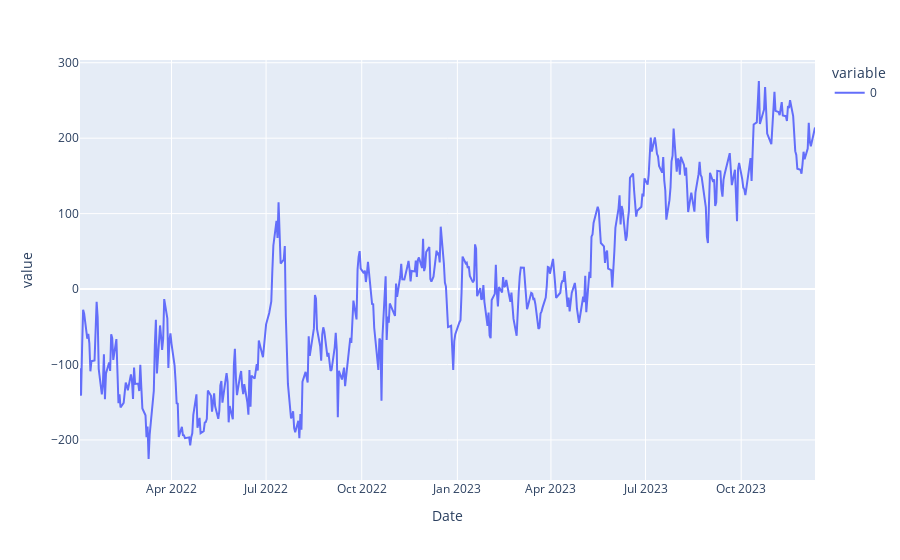
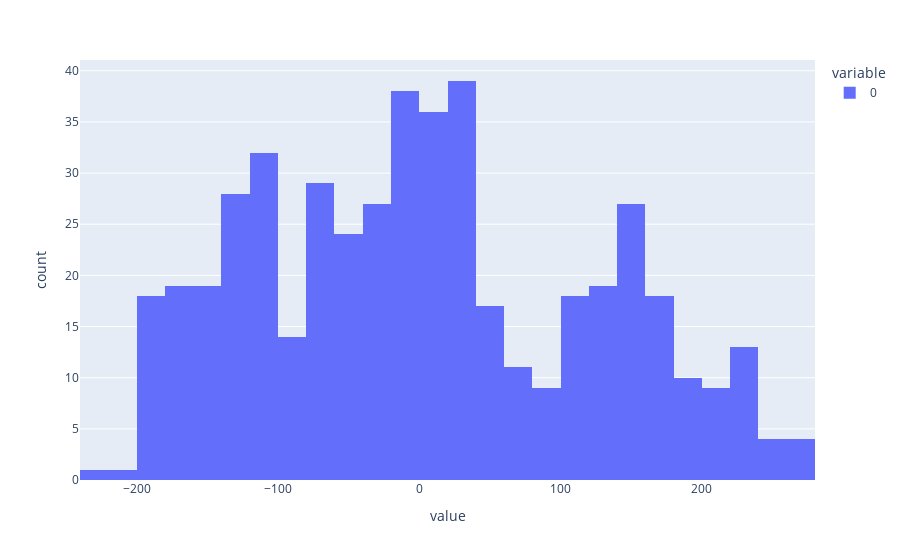

Notebook code for these charts, in order:
### Code cell
# out sample

residuales_os = Y_os - beta_hat_os*X_os
fig = px.line(residuales_os)
fig.show()

fig2 = px.histogram(residuales_os)
fig2.show()

### Figure 1 — Plotly figure (JSON) as saved in the notebook; plotly's stock layout.template omitted (floating-point values rounded to 4 significant figures; data arrays with more than 128 entries replaced by an {"elided": "..."} marker saying what was removed)
{"data": [{"hovertemplate": "variable=0<br>Date=%{x}<br>value=%{y}<extra></extra>", "legendgroup": "0", "line": {"color": "#636efa", "dash": "solid"}, "marker": {"symbol": "circle"}, "mode": "lines", "name": "0", "orientation": "v", "showlegend": true, "type": "scatter", "x": {"elided": "484 str values"}, "xaxis": "x", "y": {"elided": "484 float values"}, "yaxis": "y"}], "layout": {"legend": {"title": {"text": "variable"}, "tracegroupgap": 0}, "margin": {"t": 60}, "xaxis": {"anchor": "y", "domain": [0, 1], "title": {"text": "Date"}}, "yaxis": {"anchor": "x", "domain": [0, 1], "title": {"text": "value"}}}}

### Figure 2 — Plotly figure (JSON) as saved in the notebook; plotly's stock layout.template omitted (floating-point values rounded to 4 significant figures; data arrays with more than 128 entries replaced by an {"elided": "..."} marker saying what was removed)
{"data": [{"alignmentgroup": "True", "bingroup": "x", "hovertemplate": "variable=0<br>value=%{x}<br>count=%{y}<extra></extra>", "legendgroup": "0", "marker": {"color": "#636efa", "pattern": {"shape": ""}}, "name": "0", "offsetgroup": "0", "orientation": "v", "showlegend": true, "type": "histogram", "x": {"elided": "484 float values"}, "xaxis": "x", "yaxis": "y"}], "layout": {"barmode": "relative", "legend": {"title": {"text": "variable"}, "tracegroupgap": 0}, "margin": {"t": 60}, "xaxis": {"anchor": "y", "domain": [0, 1], "title": {"text": "value"}}, "yaxis": {"anchor": "x", "domain": [0, 1], "title": {"text": "count"}}}}
